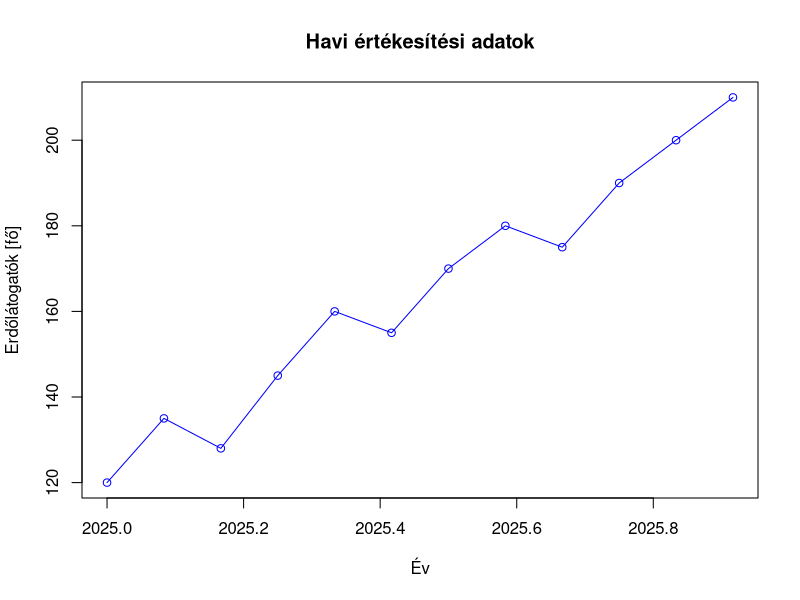
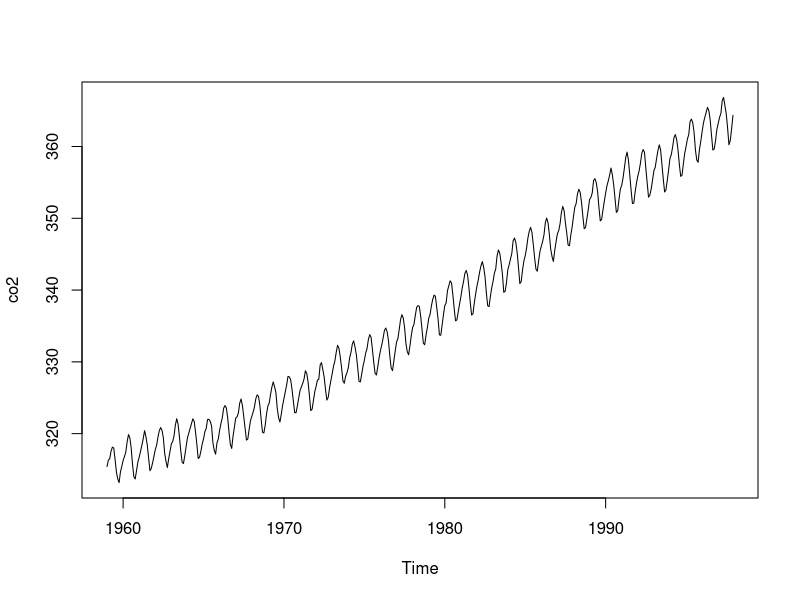
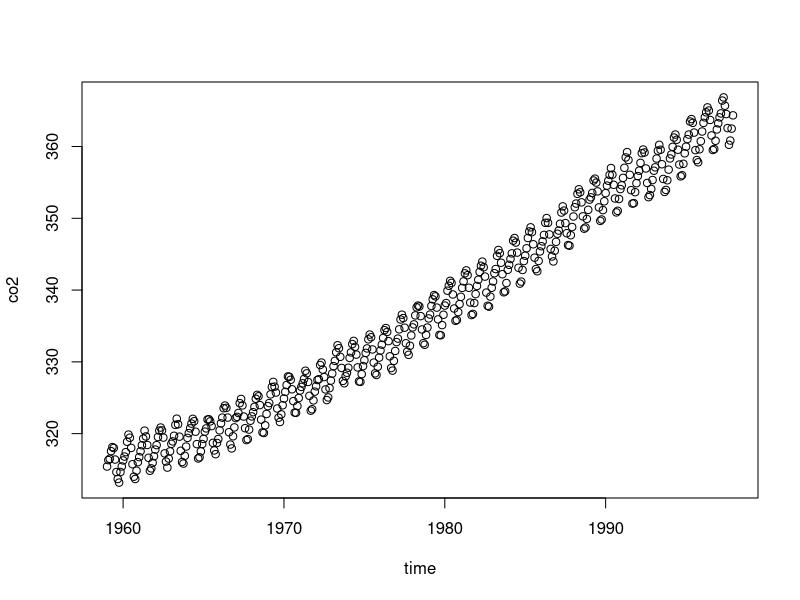
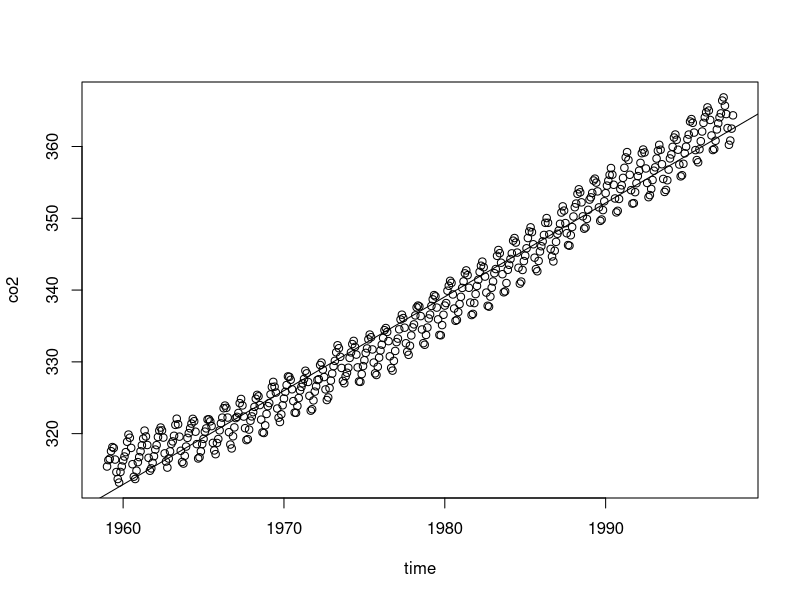

The R source for these figures, in order:
# Havi erdőlátogatás adatok
erdőlátogatók_száma <- c(120, 135, 128, 145, 160, 155,
                         170, 180, 175, 190, 200, 210)

# Idősor létrehozása
idosor <- ts(erdőlátogatók_száma,
             start = c(2025, 1),
             frequency = 12)

# Idősor megjelenítése
print(idosor)

plot(idosor,
     main = "Havi értékesítési adatok",
     xlab = "Év",
     ylab = "Erdőlátogatók [fő]",
     col = "blue",
     type = "o")

## Idősor elemzés bevezetés
data(co2)
## Az adatok leírása
?co2
## Félelmetes emelkedés
plot(co2)
## Az adatok
co2
## Átalakítás adattáblává
## Idő
time(co2)
## Az adatok
as.numeric(co2)
## Adattábla előállítása
co2.df <- data.frame(time = time(co2), co2 = as.numeric(co2))
## Adattábla nyomtatás
plot(co2.df)
## Mentés csv-be
write.csv2(co2.df, file = "co2df.csv")
## A mentés helye:
getwd()

########### Elemzés ########
## Trend illesztés lineáris regresszióval
## lm függvény kézikönve
?lm
## plot formulával co2 ~ time
## tehát a co2 cc az idő függvényében
plot(co2 ~ time, data = co2.df)
## Modell eredmény mentése
co2.lm <- lm(co2 ~ time, data = co2.df)
## Az ábrára
abline(co2.lm)
## A modell statisztikai vizsgálata
summary(co2.lm)
## A tengelymetszet és meredekség
co2.lm
